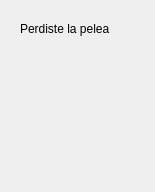
<?xml version="1.0" encoding="UTF-8"?>
<ui version="4.0">
 <class>NessLoss</class>
 <widget class="QDialog" name="NessLoss">
  <property name="geometry">
   <rect>
    <x>0</x>
    <y>0</y>
    <width>155</width>
    <height>192</height>
   </rect>
  </property>
  <property name="windowTitle">
   <string>Dialog</string>
  </property>
  <widget class="QLabel" name="label">
   <property name="geometry">
    <rect>
     <x>20</x>
     <y>20</y>
     <width>121</width>
     <height>17</height>
    </rect>
   </property>
   <property name="text">
    <string>Perdiste la pelea</string>
   </property>
  </widget>
  <widget class="QLabel" name="label_2">
   <property name="geometry">
    <rect>
     <x>60</x>
     <y>60</y>
     <width>67</width>
     <height>91</height>
    </rect>
   </property>
   <property name="text">
    <string/>
   </property>
   <property name="pixmap">
    <pixmap>:/Ness_Ghost.png</pixmap>
   </property>
  </widget>
 </widget>
 <resources/>
 <connections/>
</ui>
